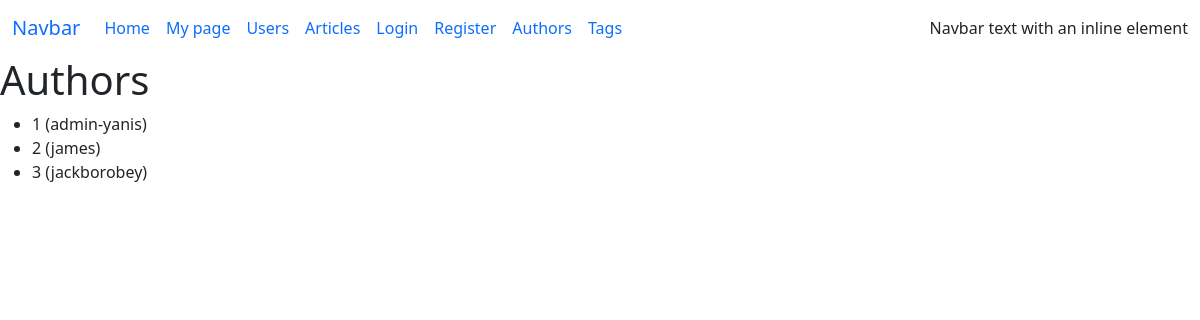
Before: /authors/ with the older database file.
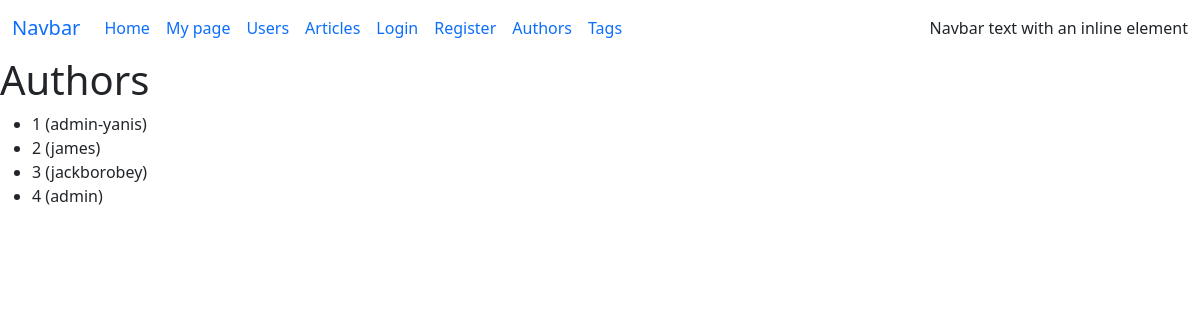
After: the same page with the newer database file.
### blog/models/author.py (models this page shows, shortened)
class Author(db.Model):
    __tablename__ = 'authors'
    id: so.Mapped[int] = so.mapped_column(primary_key=True, autoincrement=True)
    user_id: so.Mapped[int] = so.mapped_column(ForeignKey('users.id'), unique=True, nullable=False)
    user = relationship('User', back_populates='author') #back_populates - указание на поле author в модели User
    articles = relationship('Article', back_populates='author')

### blog/models/user.py (models this page shows, shortened)
class User(db.Model, UserMixin):
    __tablename__ = 'users'
    id: so.Mapped[int] = so.mapped_column(primary_key=True, autoincrement=True)
    username: so.Mapped[str] = so.mapped_column(sa.String(20), unique=True, nullable=False)
    first_name: so.Mapped[str] = so.mapped_column(sa.String(30), nullable=False, default='no name', server_default='no name')
    last_name: so.Mapped[str] = so.mapped_column(sa.String(50),
                                                 unique=False,
                                                 nullable=False,
                                                 default='',
                                                 server_default='')
    email: so.Mapped[str] = so.mapped_column(sa.String(50),
                                             unique=True,
                                             nullable=True,
                                   )
    is_staff: so.Mapped[bool] = so.mapped_column(nullable=False, default=False, server_default=sa.false())
    _password: so.Mapped[bytes] = so.mapped_column(sa.LargeBinary, nullable=True)
    author = relationship('Author', uselist=False, back_populates='user')
    @property
    def password(self):
        return self._password

### blog/views/authors.py (the view)
@authors_app.route('/', endpoint='list')
def authors_list():
    authors = Author.query.all()
    return render_template('authors/list.html', authors=authors)

### blog/templates/authors/list.html (shortened to what this page needs)
{% extends 'base.html' %}
{% block body %}
<h1>Authors</h1>
<div>
    {% if authors %}
    <ul>
        {% for author in authors %}
        <li>
            {{ author.id }} ({{ author.user.username}})
        </li>
        {% endfor %}
    </ul>
    {% else %}
    <h3>No authors yet</h3>
    {% endif %}
</div>
{% endblock %}

Changed rows visible on the page:
added Author: id "4", user.username "admin"
